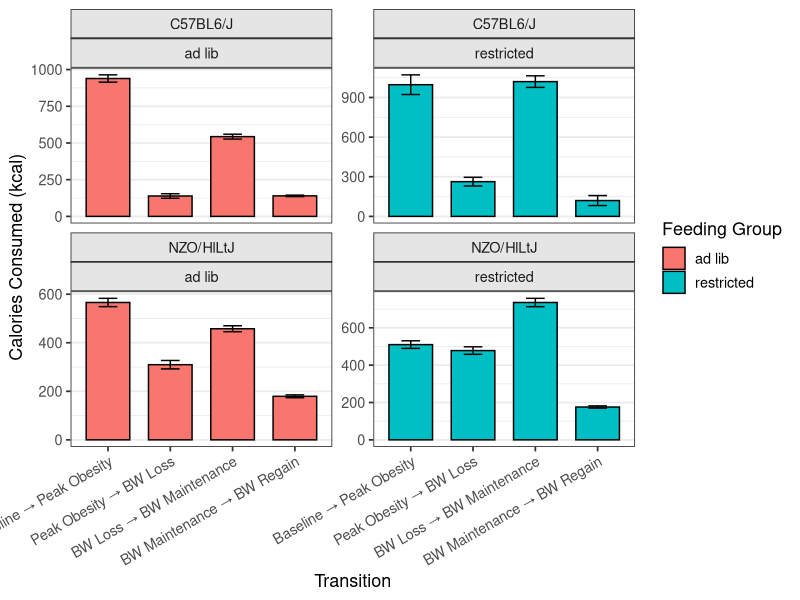
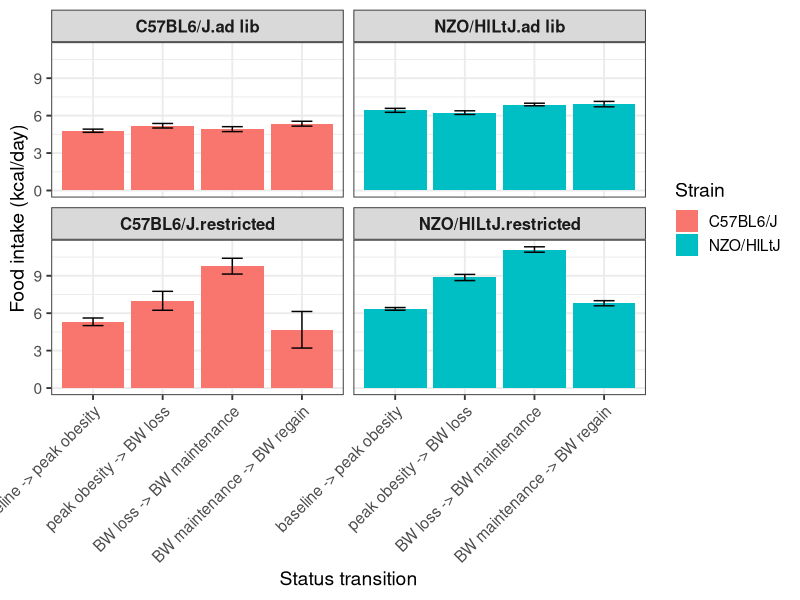
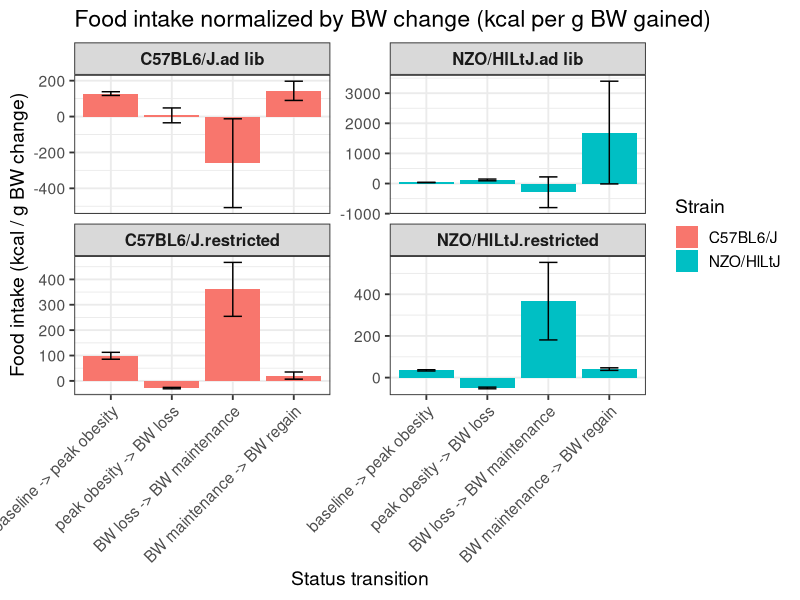

These charts were generated, in order, by the following R code:
# This script aims to explore changes in cumulative food intake NZO and c57 within different stages of feeding:
#1 from baseline to peak obesity,
#2:from peak of obesity to acute body weight loss
#3 from acute body weight loss to body weight maintenance
#4 from body weight maintenance to body weight gain after RTIOXA-47 injections

#libraries----
library(dplyr) #to use pipe
library(ggplot2) #to graph
library(readr) #to read csv
library(tidyr)  # to use drop-na()
library(ggpubr)
library(purrr)
library(broom)
library(Hmisc)
library(lme4)
library(emmeans)
library(patchwork)


#FI CSV data import RTIOXA 47 ----
FI_data <- read_csv("../data/FI.csv") %>% 
  filter(COHORT > 1 & COHORT < 6) %>% # Just NZO females
  filter(DIET_FORMULA.x !="2918_teklad_Irradiated_Global_18%_Protein_Rodent_Diet") %>% 
  filter(!ID %in% c(3712, 3715)) %>% # died during study
  group_by(ID) %>% 
  arrange(DATE) %>% 
  rename(DIET_FORMULA = DIET_FORMULA.x) %>% #There is no differences between columns x and y. 
  select(-DIET_FORMULA.y) %>% 
  group_by(ID) %>%
  arrange(DATE) %>% 
  filter(!is.na(corrected_intake_gr)) %>% 
  mutate(corrected_intake_kcal = replace_na(corrected_intake_kcal, 0),) %>% 
  mutate(
         GROUP = case_when(
      ID %in% c(3706, 3707, 3709, 3711, 3713, 3717, 3716, 3719, 3718, 3726,
                7860, 7862, 7864, 7867, 7868, 7869, 7870, 7871, 7873, 7875, 
                7876, 7879, 7880, 7881,7882, 7883) ~ "ad lib",
      ID %in% c(3708, 3714, 3720, 3721, 3710, 3722, 3723, 3724, 3725, 3727, 3728, 3729,
                7861, 7863, 7865, 7866, 7872, 7874, 7877, 7878) ~ "restricted"
    ),
    DRUG = case_when(
      ID %in% c(3706, 3707, 3709, 3711, 3713, 3714, 3720, 3724, 3725, 3727, 3728,
                7861, 7863, 7864, 7878, 7867, 7872, 7875, 7876, 7869, 7870, 7871,
                7868, 7880, 7881, 7882, 7883) ~ "vehicle",
      ID %in% c(3708, 3710, 3716, 3717, 3718, 3719, 3721, 3722, 3723, 3726, 3729,
                7862, 7865, 7873, 7874, 7877, 7866, 7879, 7860) ~ "RTIOXA_47"
    )) %>%
  mutate(FI_rel = corrected_intake_kcal - first(corrected_intake_kcal),
         day_rel = DATE - first(DATE),
         FI_cum =cumsum(corrected_intake_kcal),
         STATUS = case_when(
      day_rel == 0 ~ "baseline", 
      STRAIN == "NZO/HlLtJ" & DATE == as.Date("2025-02-21") ~ "peak obesity",
      STRAIN == "NZO/HlLtJ" & ID %in% c(3706, 3707, 3708, 3709, 3710, 3711, 3713, 3714) & DATE == as.Date("2025-04-04") ~ "BW loss",
      STRAIN == "NZO/HlLtJ" & ID %in% c(3716, 3717, 3718, 3719, 3720, 3721, 3722, 3723, 3724, 3725) & DATE == as.Date("2025-04-18") ~ "BW loss",
      STRAIN == "NZO/HlLtJ" & ID %in% c(3726, 3727, 3728, 3729) & DATE == as.Date("2025-04-25") ~ "BW loss",
      STRAIN == "NZO/HlLtJ" & ID %in% c(3706, 3707, 3708) & DATE == as.Date("2025-06-11") ~ "BW maintenance", 
      STRAIN == "NZO/HlLtJ" & ID == 3710 & DATE == as.Date("2025-06-12") ~ "BW maintenance",
      STRAIN == "NZO/HlLtJ" & ID %in% c(3709, 3711) & DATE == as.Date("2025-06-13") ~ "BW maintenance",
      STRAIN == "NZO/HlLtJ" & ID %in% c(3713, 3714, 3715, 3716) & DATE == as.Date("2025-06-18") ~ "BW maintenance",
      STRAIN == "NZO/HlLtJ" & ID %in% c(3717, 3718, 3719) & DATE == as.Date("2025-06-20") ~ "BW maintenance",
      STRAIN == "NZO/HlLtJ" & ID %in% c(3720, 3721, 3722) & DATE == as.Date("2025-06-21") ~ "BW maintenance",
      STRAIN == "NZO/HlLtJ" & ID %in% c(3723, 3724, 3725) & DATE == as.Date("2025-06-25") ~ "BW maintenance",
      STRAIN == "NZO/HlLtJ" & ID %in% c(3727, 3728, 3729) & DATE == as.Date("2025-06-26") ~ "BW maintenance",
      STRAIN == "NZO/HlLtJ" & ID == 3726 & DATE == as.Date("2025-06-27") ~ "BW maintenance",
      STRAIN == "NZO/HlLtJ" & ID %in% c(3706, 3707, 3708) & DATE == as.Date("2025-07-07") ~ "BW regain",
      STRAIN == "NZO/HlLtJ" & ID %in% c(3709, 3710, 3711) & DATE == as.Date("2025-07-09") ~ "BW regain",
      STRAIN == "NZO/HlLtJ" & ID %in% c(3713, 3714, 3716) & DATE == as.Date("2025-07-14") ~ "BW regain",
      STRAIN == "NZO/HlLtJ" & ID %in% c(3717, 3718, 3719, 3720, 3721, 3722) & DATE == as.Date("2025-07-16") ~ "BW regain",
      STRAIN == "NZO/HlLtJ" & ID %in% c(3723, 3724, 3725) & DATE == as.Date("2025-07-21") ~ "BW regain",
      STRAIN == "NZO/HlLtJ" & ID %in% c(3726, 3727, 3728, 3729) & DATE == as.Date("2025-07-22") ~ "BW regain",
      STRAIN == "C57BL6/J"  & ID %in% c(7872, 7874, 7877, 7878) & DATE == as.Date("2025-03-05") ~ "peak obesity",
      STRAIN == "C57BL6/J"  & ID %in% c(7861, 7863, 7865, 7866) & DATE == as.Date("2025-03-24") ~ "peak obesity",
      STRAIN == "C57BL6/J"  & ID %in% c(7860, 7862, 7864, 7867, 7868, 7869, 7870,
                                        7871, 7873, 7875, 7876, 7879, 7880,
                                        7881, 7882, 7883) & DATE == as.Date("2025-03-24") ~ "peak obesity",
      STRAIN == "C57BL6/J"  & ID %in% c( 7873, 7874, 7875, 7876, 7877, 7878,
                                        7879, 7880, 7881, 7882, 7883) & DATE == as.Date("2025-04-09") ~ "BW loss",
      STRAIN == "C57BL6/J"  & ID %in% c(7860, 7862, 7864, 7867, 7868, 7869, 7870,
                                        7871) & DATE == as.Date("2025-04-30") ~ "BW loss",
      STRAIN == "C57BL6/J" & ID == 7872 & DATE == as.Date("2025-04-10") ~ "BW loss",
      STRAIN == "C57BL6/J"  & ID %in% c(7861, 7863, 7865, 7866) & DATE == as.Date("2025-05-02") ~ "BW loss",
      STRAIN == "C57BL6/J"  & ID %in% c(7860, 7868, 7880, 7881, 7882, 7883) & DATE == as.Date("2025-08-15") ~ "BW maintenance",
      STRAIN == "C57BL6/J"  & ID %in% c(7861, 7862, 7863, 7864) & DATE == as.Date("2025-08-01") ~ "BW maintenance",
      STRAIN == "C57BL6/J"  & ID %in% c(7865, 7878) & DATE == as.Date("2025-08-02") ~ "BW maintenance",
      STRAIN == "C57BL6/J"  & ID %in% c(7866, 7877) & DATE == as.Date("2025-08-10") ~ "BW maintenance",
      STRAIN == "C57BL6/J"  & ID %in% c(7867, 7872, 7873, 7874, 7875, 7876) & DATE == as.Date("2025-08-06") ~ "BW maintenance",
      STRAIN == "C57BL6/J"  & ID %in% c(7869, 7870, 7871, 7879) & DATE == as.Date("2025-08-08") ~ "BW maintenance",
      STRAIN == "C57BL6/J"  & ID %in% c(7860, 7868, 7880, 7881, 7882, 7883) & DATE == as.Date("2025-09-10") ~ "BW regain",
      STRAIN == "C57BL6/J"  & ID %in% c(7861, 7862, 7863, 7864, 7865, 7878) & DATE == as.Date("2025-08-27") ~ "BW regain",
      STRAIN == "C57BL6/J"  & ID %in% c(7866, 7877, 7879) & DATE == as.Date("2025-09-05") ~ "BW regain",
      STRAIN == "C57BL6/J"  & ID %in% c(7867, 7872, 7873, 7874, 7875, 7876) & DATE == as.Date("2025-09-01") ~ "BW regain",
      STRAIN == "C57BL6/J"  & ID %in% c(7869, 7870, 7871) & DATE == as.Date("2025-09-03") ~ "BW regain",
      TRUE ~ NA_character_
    )) %>% 
  filter(!is.na(STATUS)) %>% 
  mutate(STATUS = factor(STATUS, 
                         levels = c("baseline", "peak obesity", "BW loss", 
                                    "BW maintenance", "BW regain"))) %>% 
  ungroup()


FI_data %>% 
group_by(STRAIN,STATUS) %>%
  summarise(n_ID = n_distinct(ID)) #this we have 22 NZO and 46 C57 per STATUS

# Summarize cumulative FI per ID and STATUS ----
FI_stage_summary <- FI_data %>%
  group_by(ID, STRAIN, GROUP, DRUG, STATUS) %>%
  summarise(FI_cum_end = max(FI_cum, na.rm = TRUE), .groups = "drop") %>%
  # Reshape into wide format: one row per ID, columns = each STATUS
  pivot_wider(
    names_from = STATUS,
    values_from = FI_cum_end
  ) %>%
  # Calculate kcal consumed between stages
  mutate(
    kcal_baseline_to_peak = `peak obesity` - baseline,
    kcal_peak_to_loss = `BW loss` - `peak obesity`,
    kcal_loss_to_maint = `BW maintenance` - `BW loss`,
    kcal_maint_to_regain = `BW regain` - `BW maintenance`
  )

FI_stage_summary #now we can plot this


# Convert to long format for plotting ----
FI_stage_long <- FI_stage_summary %>%
  select(ID, STRAIN, DRUG, GROUP,
         kcal_baseline_to_peak,
         kcal_peak_to_loss,
         kcal_loss_to_maint,
         kcal_maint_to_regain) %>%
  pivot_longer(
    cols = starts_with("kcal_"),
    names_to = "transition",
    values_to = "kcal"
  ) %>%
  mutate(
    transition = factor(
      transition,
      levels = c("kcal_baseline_to_peak",
                 "kcal_peak_to_loss",
                 "kcal_loss_to_maint",
                 "kcal_maint_to_regain"),
      labels = c("Baseline → Peak Obesity",
                 "Peak Obesity → BW Loss",
                 "BW Loss → BW Maintenance",
                 "BW Maintenance → BW Regain")
    )
  )

# Plot ---- 
ggplot(FI_stage_long, aes(x = transition, y = kcal, fill = GROUP)) +
  geom_bar(
    stat = "summary",
    fun = "mean",
    position = position_dodge(width = 0.8),
    color = "black",
    width = 0.7
  ) +
  geom_errorbar(
    stat = "summary",
    fun.data = mean_se,
    position = position_dodge(width = 0.8),
    width = 0.3
  ) +
  facet_wrap(~ STRAIN*GROUP, scales = "free_y") +
  labs(
    x = "Transition",
    y = "Calories Consumed (kcal)",
    fill = "Feeding Group"
  ) +
  theme_bw(base_size = 13) +
  theme(
    axis.text.x = element_text(angle = 30, hjust = 1),
    panel.grid.major.x = element_blank(),
    panel.grid.minor.x = element_blank(),
    strip.background = element_rect(fill = "gray90"),
    plot.title = element_text(face = "bold", hjust = 0.5)
  ) 
#this is weird because it seems C57 ate more from baseline to peak of obesity and that is
#obvious because they were exposed in mean 100 days more than NZO to the diets during that phase
#we should evaluate a better approximation to standardize for time of exposure to the diets


#OK I will standarize per BW of each ID within each STATUS


# --- Step 1: Import FI and BW data ---
FI_data <- read_csv("../data/FI.csv") %>% 
  filter(COHORT > 1 & COHORT < 6) %>% # Just NZO females
  filter(DIET_FORMULA.x !="2918_teklad_Irradiated_Global_18%_Protein_Rodent_Diet") %>% 
  filter(!ID %in% c(3712, 3715)) %>% # died during study
  group_by(ID) %>% 
  arrange(DATE) %>% 
  rename(DIET_FORMULA = DIET_FORMULA.x) %>% #There is no differences between columns x and y. 
  select(-DIET_FORMULA.y) %>% 
  group_by(ID) %>%
  arrange(DATE) %>% 
  filter(!is.na(corrected_intake_gr)) %>% 
  mutate(corrected_intake_kcal = replace_na(corrected_intake_kcal, 0),) %>% 
  mutate(
    GROUP = case_when(
      ID %in% c(3706, 3707, 3709, 3711, 3713, 3717, 3716, 3719, 3718, 3726,
                7860, 7862, 7864, 7867, 7868, 7869, 7870, 7871, 7873, 7875, 
                7876, 7879, 7880, 7881,7882, 7883) ~ "ad lib",
      ID %in% c(3708, 3714, 3720, 3721, 3710, 3722, 3723, 3724, 3725, 3727, 3728, 3729,
                7861, 7863, 7865, 7866, 7872, 7874, 7877, 7878) ~ "restricted"
    ),
    DRUG = case_when(
      ID %in% c(3706, 3707, 3709, 3711, 3713, 3714, 3720, 3724, 3725, 3727, 3728,
                7861, 7863, 7864, 7878, 7867, 7872, 7875, 7876, 7869, 7870, 7871,
                7868, 7880, 7881, 7882, 7883) ~ "vehicle",
      ID %in% c(3708, 3710, 3716, 3717, 3718, 3719, 3721, 3722, 3723, 3726, 3729,
                7862, 7865, 7873, 7874, 7877, 7866, 7879, 7860) ~ "RTIOXA_47"
    )) %>%
  mutate(FI_rel = corrected_intake_kcal - first(corrected_intake_kcal),
         day_rel = DATE - first(DATE),
         FI_cum =cumsum(corrected_intake_kcal),
         STATUS = case_when(
           day_rel == 0 ~ "baseline", 
           STRAIN == "NZO/HlLtJ" & DATE == as.Date("2025-02-21") ~ "peak obesity",
           STRAIN == "NZO/HlLtJ" & ID %in% c(3706, 3707, 3708, 3709, 3710, 3711, 3713, 3714) & DATE == as.Date("2025-04-04") ~ "BW loss",
           STRAIN == "NZO/HlLtJ" & ID %in% c(3716, 3717, 3718, 3719, 3720, 3721, 3722, 3723, 3724, 3725) & DATE == as.Date("2025-04-18") ~ "BW loss",
           STRAIN == "NZO/HlLtJ" & ID %in% c(3726, 3727, 3728, 3729) & DATE == as.Date("2025-04-25") ~ "BW loss",
           STRAIN == "NZO/HlLtJ" & ID %in% c(3706, 3707, 3708) & DATE == as.Date("2025-06-11") ~ "BW maintenance", 
           STRAIN == "NZO/HlLtJ" & ID == 3710 & DATE == as.Date("2025-06-12") ~ "BW maintenance",
           STRAIN == "NZO/HlLtJ" & ID %in% c(3709, 3711) & DATE == as.Date("2025-06-13") ~ "BW maintenance",
           STRAIN == "NZO/HlLtJ" & ID %in% c(3713, 3714, 3715, 3716) & DATE == as.Date("2025-06-18") ~ "BW maintenance",
           STRAIN == "NZO/HlLtJ" & ID %in% c(3717, 3718, 3719) & DATE == as.Date("2025-06-20") ~ "BW maintenance",
           STRAIN == "NZO/HlLtJ" & ID %in% c(3720, 3721, 3722) & DATE == as.Date("2025-06-21") ~ "BW maintenance",
           STRAIN == "NZO/HlLtJ" & ID %in% c(3723, 3724, 3725) & DATE == as.Date("2025-06-25") ~ "BW maintenance",
           STRAIN == "NZO/HlLtJ" & ID %in% c(3727, 3728, 3729) & DATE == as.Date("2025-06-26") ~ "BW maintenance",
           STRAIN == "NZO/HlLtJ" & ID == 3726 & DATE == as.Date("2025-06-27") ~ "BW maintenance",
           STRAIN == "NZO/HlLtJ" & ID %in% c(3706, 3707, 3708) & DATE == as.Date("2025-07-07") ~ "BW regain",
           STRAIN == "NZO/HlLtJ" & ID %in% c(3709, 3710, 3711) & DATE == as.Date("2025-07-09") ~ "BW regain",
           STRAIN == "NZO/HlLtJ" & ID %in% c(3713, 3714, 3716) & DATE == as.Date("2025-07-14") ~ "BW regain",
           STRAIN == "NZO/HlLtJ" & ID %in% c(3717, 3718, 3719, 3720, 3721, 3722) & DATE == as.Date("2025-07-16") ~ "BW regain",
           STRAIN == "NZO/HlLtJ" & ID %in% c(3723, 3724, 3725) & DATE == as.Date("2025-07-21") ~ "BW regain",
           STRAIN == "NZO/HlLtJ" & ID %in% c(3726, 3727, 3728, 3729) & DATE == as.Date("2025-07-22") ~ "BW regain",
           STRAIN == "C57BL6/J"  & ID %in% c(7872, 7874, 7877, 7878) & DATE == as.Date("2025-03-05") ~ "peak obesity",
           STRAIN == "C57BL6/J"  & ID %in% c(7861, 7863, 7865, 7866) & DATE == as.Date("2025-03-24") ~ "peak obesity",
           STRAIN == "C57BL6/J"  & ID %in% c(7860, 7862, 7864, 7867, 7868, 7869, 7870,
                                             7871, 7873, 7875, 7876, 7879, 7880,
                                             7881, 7882, 7883) & DATE == as.Date("2025-03-24") ~ "peak obesity",
           STRAIN == "C57BL6/J"  & ID %in% c( 7873, 7874, 7875, 7876, 7877, 7878,
                                              7879, 7880, 7881, 7882, 7883) & DATE == as.Date("2025-04-09") ~ "BW loss",
           STRAIN == "C57BL6/J"  & ID %in% c(7860, 7862, 7864, 7867, 7868, 7869, 7870,
                                             7871) & DATE == as.Date("2025-04-30") ~ "BW loss",
           STRAIN == "C57BL6/J" & ID == 7872 & DATE == as.Date("2025-04-10") ~ "BW loss",
           STRAIN == "C57BL6/J"  & ID %in% c(7861, 7863, 7865, 7866) & DATE == as.Date("2025-05-02") ~ "BW loss",
           STRAIN == "C57BL6/J"  & ID %in% c(7860, 7868, 7880, 7881, 7882, 7883) & DATE == as.Date("2025-08-15") ~ "BW maintenance",
           STRAIN == "C57BL6/J"  & ID %in% c(7861, 7862, 7863, 7864) & DATE == as.Date("2025-08-01") ~ "BW maintenance",
           STRAIN == "C57BL6/J"  & ID %in% c(7865, 7878) & DATE == as.Date("2025-08-02") ~ "BW maintenance",
           STRAIN == "C57BL6/J"  & ID %in% c(7866, 7877) & DATE == as.Date("2025-08-10") ~ "BW maintenance",
           STRAIN == "C57BL6/J"  & ID %in% c(7867, 7872, 7873, 7874, 7875, 7876) & DATE == as.Date("2025-08-06") ~ "BW maintenance",
           STRAIN == "C57BL6/J"  & ID %in% c(7869, 7870, 7871, 7879) & DATE == as.Date("2025-08-08") ~ "BW maintenance",
           STRAIN == "C57BL6/J"  & ID %in% c(7860, 7868, 7880, 7881, 7882, 7883) & DATE == as.Date("2025-09-10") ~ "BW regain",
           STRAIN == "C57BL6/J"  & ID %in% c(7861, 7862, 7863, 7864, 7865, 7878) & DATE == as.Date("2025-08-27") ~ "BW regain",
           STRAIN == "C57BL6/J"  & ID %in% c(7866, 7877, 7879) & DATE == as.Date("2025-09-05") ~ "BW regain",
           STRAIN == "C57BL6/J"  & ID %in% c(7867, 7872, 7873, 7874, 7875, 7876) & DATE == as.Date("2025-09-01") ~ "BW regain",
           STRAIN == "C57BL6/J"  & ID %in% c(7869, 7870, 7871) & DATE == as.Date("2025-09-03") ~ "BW regain",
           TRUE ~ NA_character_
         )) %>% 
  filter(!is.na(STATUS)) %>% 
  mutate(STATUS = factor(STATUS, 
                         levels = c("baseline", "peak obesity", "BW loss", 
                                    "BW maintenance", "BW regain"))) %>% 
  ungroup()

BW_data <- read_csv("../data/BW_data.csv") %>%
  select(ID, STATUS, BW) %>% 
  mutate(STATUS = factor(STATUS, 
                         levels = c("baseline", "peak obesity", "BW loss", 
                                    "BW maintenance", "BW regain")))


# --- Step 2: Summarize FI per ID & STATUS ---
FI_stage <- FI_data %>%
  group_by(ID, STRAIN, GROUP, DRUG, STATUS) %>%
  summarise(
    FI_cum_end = max(FI_cum, na.rm = TRUE),
    day_end = max(day_rel, na.rm = TRUE),
    .groups = "drop"
  ) %>%
  left_join(BW_data, by = c("ID", "STATUS"))

# Create transition columns
df_transitions <- FI_stage %>%
  arrange(ID, day_end) %>%
  group_by(ID) %>%
  mutate(
    STATUS_TRANSITION = paste(STATUS, "->", lead(STATUS)),
    BW_change = lead(BW) - BW,
    delta_days = lead(day_end) - day_end,
    delta_FI_cum = lead(FI_cum_end) - FI_cum_end,
  ) %>%
  # Remove last row (no transition after final STATUS)
  filter(!is.na(BW_change)) %>%
  ungroup()

df_transitions %>%
  select(ID, STATUS_TRANSITION, BW_change, delta_days)

df_transitions <- df_transitions %>% 
  select(ID, STRAIN, GROUP, DRUG, STATUS_TRANSITION, BW_change, delta_days, delta_FI_cum)

df_transitions <- df_transitions %>%
  mutate(
    delta_days_num = as.numeric(gsub(" days", "", delta_days)),
    FI_kcal_per_day = delta_FI_cum / delta_days_num,
    FI_kcal_per_BWchange = ifelse(abs(BW_change) > 0.001, delta_FI_cum / BW_change, NA)
  )

# Define order for the transitions
status_order <- c(
  "baseline -> peak obesity",
  "peak obesity -> BW loss",
  "BW loss -> BW maintenance",
  "BW maintenance -> BW regain"
)

# Prepare data
df_transitions <- df_transitions %>%
  mutate(
    delta_days_num = as.numeric(gsub(" days", "", delta_days)),
    FI_kcal_per_day = delta_FI_cum / delta_days_num,
    facet_group = interaction(STRAIN, GROUP),
    STATUS_TRANSITION = factor(STATUS_TRANSITION, levels = status_order)
  )

# Bar plot with fixed y-axis across all facets
ggplot(df_transitions, aes(x = STATUS_TRANSITION, y = FI_kcal_per_day, fill = STRAIN)) +
  geom_bar(stat = "summary", fun = "mean", position = position_dodge(width = 0.9)) +
  geom_errorbar(stat = "summary", fun.data = mean_se, 
                position = position_dodge(width = 0.9), width = 0.3) +
  facet_wrap(~ facet_group, scales = "fixed") +   # <-- fixed y-axis
  theme_bw(base_size = 14) +
  theme(
    axis.text.x = element_text(angle = 45, hjust = 1),
    strip.text = element_text(face = "bold", size = 12)
  ) +
  labs(
    x = "Status transition",
    y = "Food intake (kcal/day)",
    fill = "Strain",
  )

# Bar plot with FI_kcal_per_BWchange and free y-axis
ggplot(df_transitions, aes(x = STATUS_TRANSITION, y = FI_kcal_per_BWchange, fill = STRAIN)) +
  geom_bar(stat = "summary", fun = "mean", position = position_dodge(width = 0.9)) +
  geom_errorbar(stat = "summary", fun.data = mean_se, 
                position = position_dodge(width = 0.9), width = 0.3) +
  facet_wrap(~ facet_group, scales = "free_y") +   # free y-axis
  theme_bw(base_size = 14) +
  theme(
    axis.text.x = element_text(angle = 45, hjust = 1),
    strip.text = element_text(face = "bold", size = 12)
  ) +
  labs(
    x = "Status transition",
    y = "Food intake (kcal / g BW change)",
    fill = "Strain",
    title = "Food intake normalized by BW change (kcal per g BW gained)"
  )
